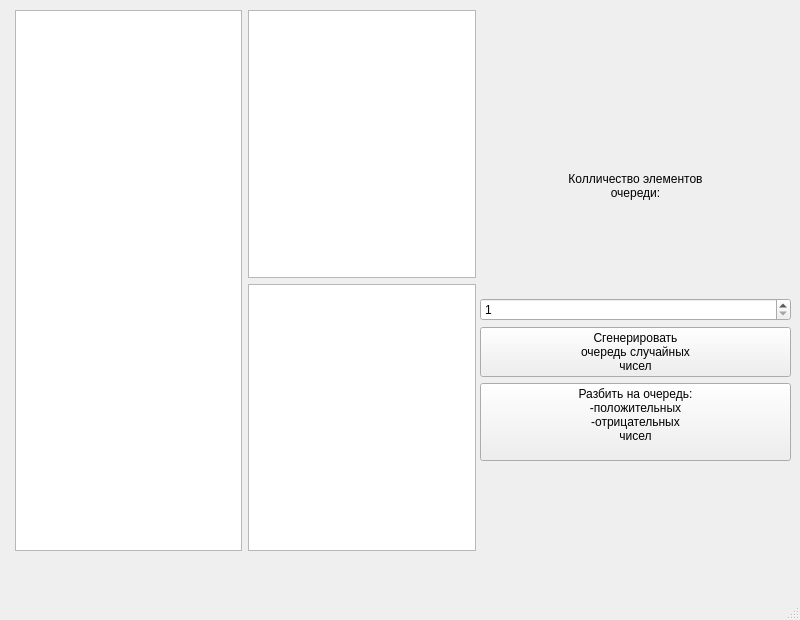
<?xml version="1.0" encoding="UTF-8"?>
<ui version="4.0">
 <class>MainWindow</class>
 <widget class="QMainWindow" name="MainWindow">
  <property name="geometry">
   <rect>
    <x>0</x>
    <y>0</y>
    <width>800</width>
    <height>620</height>
   </rect>
  </property>
  <property name="windowTitle">
   <string>MainWindow</string>
  </property>
  <property name="styleSheet">
  </property>
  <widget class="QWidget" name="centralwidget">
   <widget class="QWidget" name="">
    <property name="geometry">
     <rect>
      <x>15</x>
      <y>10</y>
      <width>461</width>
      <height>541</height>
     </rect>
    </property>
    <layout class="QHBoxLayout" name="horizontalLayout">
     <item>
      <widget class="QListWidget" name="mainListWidget">
       <property name="styleSheet">
        <string notr="true"/>
       </property>
      </widget>
     </item>
     <item>
      <layout class="QVBoxLayout" name="verticalLayout">
       <item>
        <widget class="QListWidget" name="listWidgetNegative">
         <property name="styleSheet">
          <string notr="true"/>
         </property>
        </widget>
       </item>
       <item>
        <widget class="QListWidget" name="listWidgetPositive">
         <property name="styleSheet">
          <string notr="true"/>
         </property>
        </widget>
       </item>
      </layout>
     </item>
    </layout>
   </widget>
   <widget class="QWidget" name="">
    <property name="geometry">
     <rect>
      <x>480</x>
      <y>80</y>
      <width>311</width>
      <height>381</height>
     </rect>
    </property>
    <layout class="QVBoxLayout" name="verticalLayout_2">
     <item>
      <widget class="QLabel" name="label">
       <property name="text">
        <string>&lt;html&gt;&lt;head/&gt;&lt;body&gt;&lt;p align=&quot;center&quot;&gt;Колличество элементов&lt;br/&gt;очереди:&lt;/p&gt;&lt;/body&gt;&lt;/html&gt;</string>
       </property>
      </widget>
     </item>
     <item>
      <widget class="QSpinBox" name="spinBox">
       <property name="minimum">
        <number>1</number>
       </property>
       <property name="maximum">
        <number>30</number>
       </property>
      </widget>
     </item>
     <item>
      <widget class="QPushButton" name="bnt_generation">
       <property name="text">
        <string>Сгенерировать
очередь случайных
чисел</string>
       </property>
      </widget>
     </item>
     <item>
      <widget class="QPushButton" name="bnt_split">
       <property name="text">
        <string>Разбить на очередь:
-положительных
-отрицательных
чисел
</string>
       </property>
      </widget>
     </item>
    </layout>
   </widget>
  </widget>
  <widget class="QMenuBar" name="menubar">
   <property name="geometry">
    <rect>
     <x>0</x>
     <y>0</y>
     <width>800</width>
     <height>31</height>
    </rect>
   </property>
  </widget>
  <widget class="QStatusBar" name="statusbar"/>
 </widget>
 <resources/>
 <connections/>
</ui>
